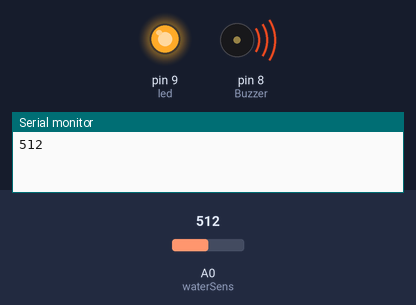
Recording of a sketch running on a simulated Arduino Uno, built with avr-gcc and run on an emulated ATmega328P. On the bench: output pins drawn as LEDs (lit = HIGH), buzzer (waves = sounding), the last lines printed to the serial monitor. Dashed ring = blinking. Inputs (shaded band) come from the test bench; at power-on: A0 (waterSens) = 512. The modem accepts every AT command (registered, SIM ready, sends succeed) and sends nothing else; pins used as bus, display or sensor lines are not drawn.

Above: at 2.2 s.
2.3 s: A0 (waterSens) set to 13
5.8 s: A0 (waterSens) set to 10
8.9 s: A0 (waterSens) set to 122
At 11.0 s:
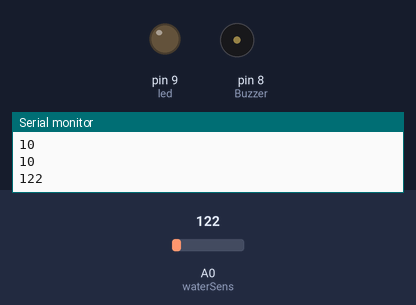
13.9 s: A0 (waterSens) set to 0
At 14.66 s:
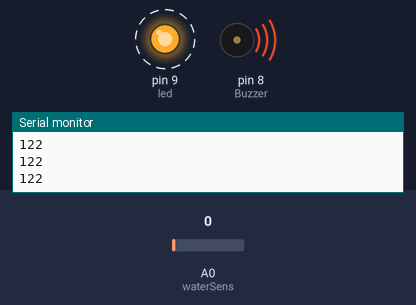
Timing chart, 0 to 16.9 s (numbered marks = the images above; inputs shaded):
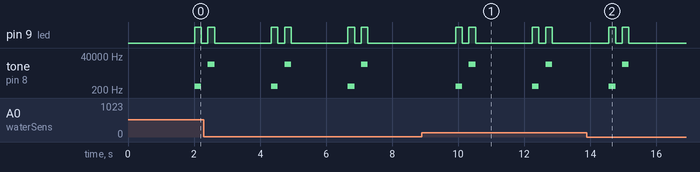

Measured:
- after the input at 8.9 s, pin 9 (led): LOW → HIGH after 1.0 s, → LOW 0.20 s later, → HIGH 0.20 s later, → LOW 0.20 s later, … (8 changes in this stretch); tone on pin 8 (Buzzer): plays 369 Hz for 0.20 s, 11092 Hz for 0.20 s, 369 Hz for 0.20 s, 11092 Hz for 0.20 s, starting after 1.0 s
- after the input at 13.9 s, pin 9 (led): goes on until 15.2 s, then stays LOW; tone on pin 8 (Buzzer): goes on until 15.2 s, then stays silent
- by itself, tone on pin 8 (Buzzer): plays 11092 Hz for 0.20 s, 369 Hz for 0.20 s, 11092 Hz for 0.20 s

The sketch:

Water_Sensor3aa.ino
```cpp
#include <SoftwareSerial.h>

SoftwareSerial mySerial(11, 10); // Declaramos os pinos RX(11) y TX(10) que vamos a usar

const int waterSens = A0; //define water sensor
const int led = 9;//define led to pin 9
int waterVal; //define the water sensor value
int Buzzer = 8;
int tones[] = {261, 277, 293, 311, 329, 349, 369, 392, 415, 440, 466, 493, 523 , 554};

void setup() {
  pinMode(led, OUTPUT); //set led as an output
  pinMode(waterSens, INPUT);//set water sensor as an input
  Serial.begin(9600);  //start the serial port at 9600 bauds
  pinMode (Buzzer, OUTPUT);
  //Begin serial comunication with Arduino and Arduino IDE (Serial Monitor)
  while (!Serial);
  Serial.begin(9600);       // Iniciamos a comunicação serie
  mySerial.begin(9600);     // Iniciamos uma segunda comunicação serie
  delay(1000);              // Pausa de 1 segundo
// EnviaSMS();               // Chamada a função que envia o SMS
}

void loop() {

  waterVal = analogRead(waterSens); //read the water sensor

 Serial.println(waterVal); //print the value of the water sensor to the serial monitor

  if (waterVal >= 12) {

    mySerial.println("AT+CMGF=1");                 // Activamos la funcion de envio de SMS
    delay(100);                                    // Pequeña pausa
    mySerial.println("AT+CMGS=\"+5511985815730\"");// Definimos el numero del destinatario en formato internacional
    delay(100);                                    // Pequeña pausa
    mySerial.println("ALERTA");                      // Definimos el cuerpo del mensaje
    mySerial.println("Descarga 01");
    mySerial.println("Risco de Enchente");
    mySerial.println("Localizacao");
    mySerial.print("-8.277675, -35.954920");
    delay(500);                                    // Pequeña pausa
    mySerial.print(char(26));                      // Enviamos el equivalente a Control+Z
    delay(100);                                    // Pequeña pausa
    mySerial.println("");                          // Enviamos un fin de linea
    delay(100);                                    // Pequeña pausa

    digitalWrite(led, HIGH);//if the water sensor senses water turn the led on
    digitalWrite(Buzzer, HIGH);
    tone(Buzzer, tones[6]);
    delay(200);
    digitalWrite(led, LOW);
    digitalWrite(Buzzer, LOW);
    noTone(Buzzer);
    delay(200);
    digitalWrite(led, HIGH);
    digitalWrite(Buzzer, HIGH);
    tone(Buzzer, tones[16]);
    delay(200);
    digitalWrite(led, LOW);
    digitalWrite(Buzzer, LOW);
    noTone(Buzzer);
    delay(200);
    delay(500);


    }
    else {
      digitalWrite(led, LOW);//if it doesn't sense anything turn the led off
      digitalWrite(Buzzer, LOW);
      noTone(Buzzer);
    }
  }
```
